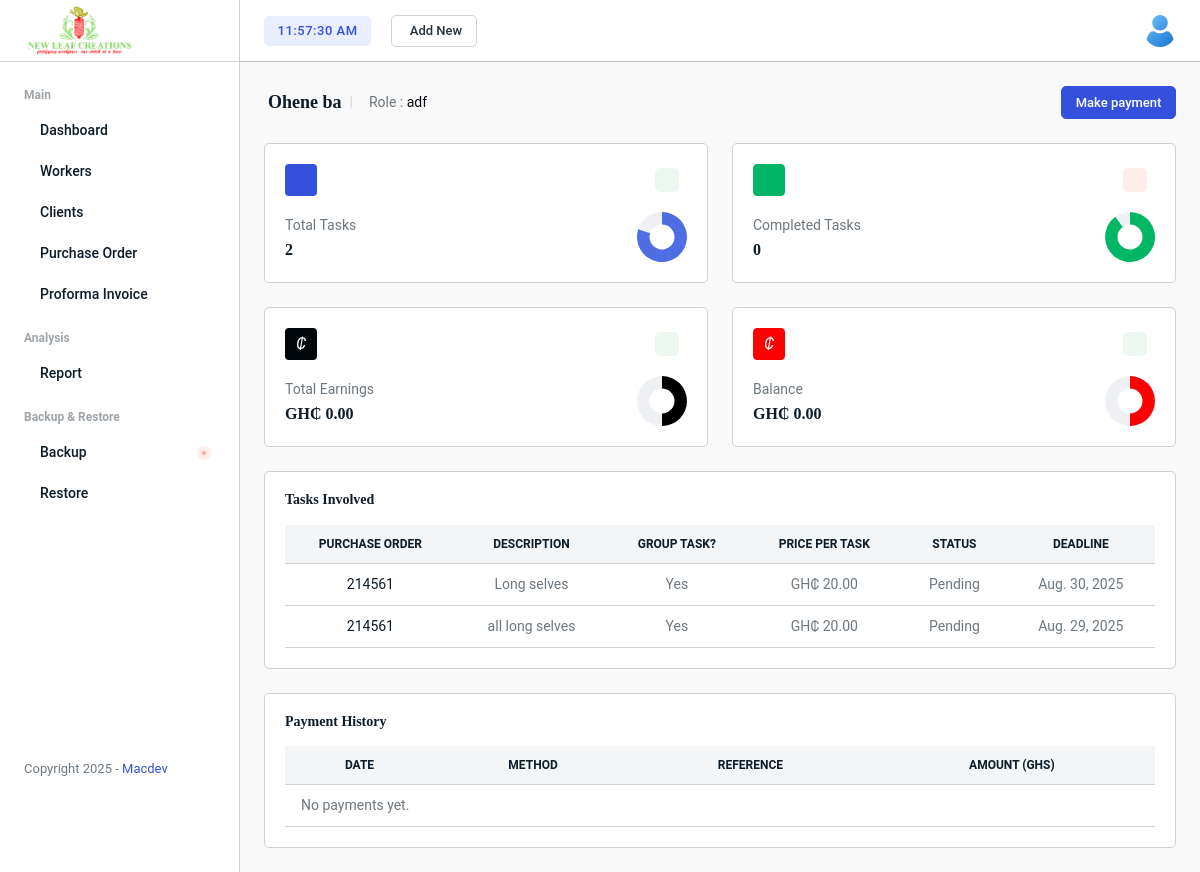
The page /workers/profile/15/ on the database as committed earlier.
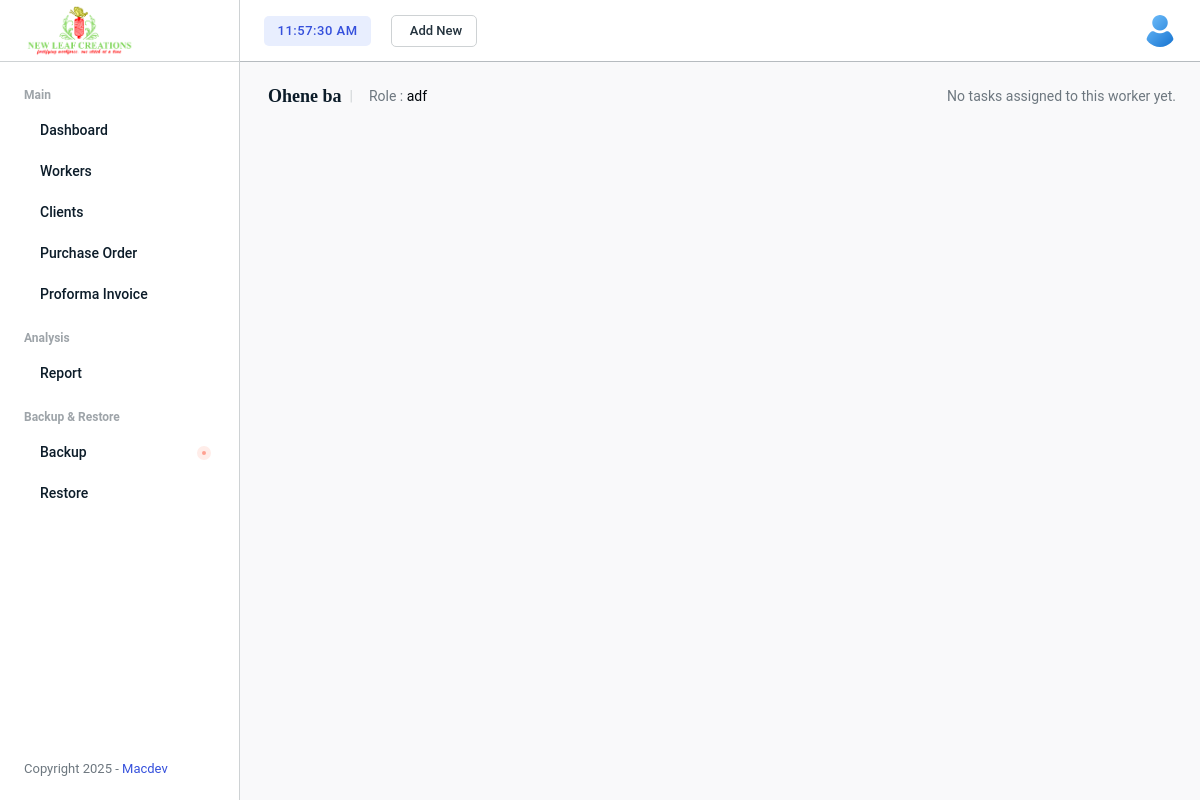
The same page on the database as committed later.
### workers/models.py (models this page shows, shortened)
class Worker(models.Model):
    name = models.CharField(max_length=100)
    phone = models.CharField(max_length=20, null=True)
    email = models.EmailField(blank=True)
    gender = models.CharField(max_length=10, choices=[('Male', 'Male'), ('Female', 'Female')], null=True)
    role = models.CharField(max_length=100, null=True)
    address = models.TextField(null=True)
    photo = models.ImageField(upload_to='img/users/', null=True, blank=True)
    is_active = models.BooleanField(default=True)
    registered_on = models.DateTimeField(auto_now_add=True, null=True)

### managementSystem/models.py (models this page shows, shortened)
class TaskAssignment(models.Model):
    order_item = models.ForeignKey(OrderItem, on_delete=models.CASCADE)
    workers = models.ManyToManyField(Worker)
    deadline = models.DateField()
    is_group_task = models.BooleanField(default=True)
    price_per_task = models.DecimalField(max_digits=10, decimal_places=2)  # user-defined price per task
    status = models.CharField(max_length=20, default='Assigned')

class OrderItem(models.Model):
    po = models.ForeignKey(PurchaseOrder, related_name='items', on_delete=models.CASCADE)
    order_no = models.CharField(max_length=100, null=True, blank=True)
    size = models.CharField(max_length=50, null=True, blank=True)
    color = models.CharField(max_length=50, null=True, blank=True)
    description = models.TextField()
    quantity = models.PositiveIntegerField()
    unit_price = models.DecimalField(max_digits=10, decimal_places=2)
    status = models.CharField(max_length=20, default='Pending')

class PurchaseOrder(models.Model):
    po_number = models.CharField(max_length=100, unique=True)
    client = models.ForeignKey(Client, on_delete=models.CASCADE)
    date = models.DateField()
    due_date = models.DateField()
    status = models.CharField(max_length=20, default='Pending')

### workers/views.py (the view)
# urls.py: path("profile/<int:worker_id>/", views.worker_profile, name="worker_profile"),
def worker_profile(request, worker_id):
    worker = get_object_or_404(Worker, id=worker_id)
    task_assignments = worker.taskassignment_set.select_related("order_item__po").prefetch_related("workers")
    total_tasks = task_assignments.count()
    completed_task = task_assignments.filter(order_item__status="Completed")
    completed_tasks = task_assignments.filter(order_item__status="Completed").count()
    total_earnings = 0
    for task in completed_task:
        if task.is_group_task:
            worker_share = (task.price_per_task * task.order_item.quantity) / task.workers.count() if task.workers.count() > 0 else 0
        else:
            worker_share = task.price_per_task * task.order_item.quantity
        total_earnings += worker_share
    total_paid = worker.payments.aggregate(s=Sum("amount"))["s"] or Decimal("0.00")
    payments = worker.payments.order_by("-payment_date", "-id")
    return render(request, "workers/worker_profile.html", {
        "worker": worker,
        "task_assignments": task_assignments,
        "total_tasks": total_tasks,
        "completed_tasks": completed_tasks,
        "total_earnings": total_earnings,
        "total_paid": total_paid,
        "balance": (total_earnings - total_paid).quantize(Decimal("0.01")),
        'payments': payments
    })

### workers/templates/workers/worker_profile.html (shortened to what this page needs)
{% extends "base.html" %}
{% load static %}
{% block content %}
    <div class="main-wrapper">
        <div class="page-wrapper">
            <div class="content content-two pb-0">
                <div class="d-flex justify-content-between align-items-center mb-4">
                    <div class="d-flex align-items-center">
                        <h4 class="fw-bold">
							<a href="{% url 'workers:worker_list' %}" class="d-flex align-items-center me-2">
								{{ worker.name }}
							</a>
						</h4>
                        <span class="text-gray-1 me-2">|</span>
                        <div class="d-flex align-items-center">
                            <p>Role : <span class="text-dark">{{ worker.role }}</span></p>
                        </div>
                    </div>
                    {% if task_assignments %}
                    <div class="d-flex align-items-center">
                        <button class="btn btn-md btn-primary edit-btn" data-bs-toggle="modal" data-bs-target="#makePayment">Make payment</button>
                    </div>
                </div>
                <div class="row">
                    <div class="col-xxl-3 col-md-6 d-flex">
                        <div class="card flex-fill shadow-none">
                            <div class="card-body">
                                <div class="d-flex align-items-center justify-content-between mb-3">
                                    <div class="bg-primary avatar avatar-md rounded-1 flex-shrink-0">
                                    </div>
                                    <div class="d-flex align-items-center">
                                        <span class="avatar avatar-sm text-success badge bg-transparent-success"> </span>
                                    </div>
                                </div>
                                <div class="d-flex align-items-center justify-content-between">
                                    <div>
                                        <p class="mb-1">Total Tasks</p>
                                        <h5>{{ total_tasks }}</h5>
                                    </div>
                                    <div>
                                    </div>
                                </div>
                            </div>
                        </div>
                    </div>
                    <div class="col-xxl-3 col-md-6 d-flex">
                        <div class="card flex-fill shadow-none">
                            <div class="card-body">
                                <div class="d-flex align-items-center justify-content-between mb-3">
                                    <div class="bg-success avatar avatar-md rounded-1 flex-shrink-0">
                                    </div>
                                    <div class="d-flex align-items-center">
                                        <span class="avatar avatar-sm text-danger badge bg-transparent-danger">
										</span>
                                    </div>
                                </div>
                                <div class="d-flex align-items-center justify-content-between">
                                    <div>
                                        <p class="mb-1">Completed Tasks</p>
                                        <h5>{{ completed_tasks }}</h5>
                                    </div>
                                    <div>
                                    </div>
                                </div>
                            </div>
                        </div>
                    </div>
                    <div class="col-xxl-3 col-md-6 d-flex">
                        <div class="card flex-fill shadow-none">
                            <div class="card-body">
                                <div class="d-flex align-items-center justify-content-between mb-3">
                                    <div class="bg-dark avatar avatar-md rounded-1 flex-shrink-0">
                                        <i class="ti ti-currency- text-white fs-16 fw-normal">₵</i>
                                    </div>
                                    <div class="d-flex align-items-center">
                                        <span class="avatar avatar-sm text-success badge bg-transparent-success">
										</span>
                                    </div>
                                </div>
                                <div class="d-flex align-items-center justify-content-between">
                                    <div>
                                        <p class="mb-1">Total Earnings</p>
                                        <h5>GH₵ {{ total_earnings|floatformat:2 }}</h5>
                                    </div>
                                    <div>
                                    </div>
                                </div>
                            </div>
                        </div>
                    </div>
                    <div class="col-xxl-3 col-md-6 d-flex">
                        <div class="card flex-fill shadow-none">
                            <div class="card-body">
                                <div class="d-flex align-items-center justify-content-between mb-3">
                                    <div class="bg-danger avatar avatar-md rounded-1 flex-shrink-0">
                                        <i class="ti ti-currency- text-white fs-16 fw-normal">₵</i>
                                    </div>
                                    <div class="d-flex align-items-center">
                                        <span class="avatar avatar-sm text-success badge bg-transparent-success">
										</span>
                                    </div>
                                </div>
                                <div class="d-flex align-items-center justify-content-between">
                                    <div>
                                        <p class="mb-1">Balance</p>
                                        <h5>GH₵ {{ balance }}</h5>
                                    </div>
                                    <div>
                                    </div>
                                </div>
                            </div>
                        </div>
                    </div>
                </div>
                <div class="row">
                    <div class="col-xl-12">
                        <div class="card">
                            <div class="card-body">
                                <div class="d-flex align-items-center justify-content-between mb-3">
                                    <h6 class="fw-bold">Tasks Involved</h6>
                                </div>
                                <table class="table table-md">
                                    <thead class="thead-light text-uppercase text-center">
                                        <tr>
                                        <th>Purchase Order</th>
                                        <th>Description</th>
                                        <th>Group Task?</th>
                                        <th>Price per Task</th>
                                        <th>Status</th>
                                        <th>Deadline</th>
                                        </tr>
                                    </thead>
                                    <tbody>
                                        {% for task in task_assignments %}
                                        <tr class="text-center">
                                            <td><a href="{% url 'managementSystem:view_po' task.order_item.po.id %}">{{ task.order_item.po.po_number }}</a></td>
                                            <td>{{ task.order_item.description }}</td>
                                            <td>{% if task.is_group_task %} Yes {% else %} No {% endif %}</td>
                                            <td>GH₵ {{ task.price_per_task }}</td>
                                            <td>{{ task.order_item.status }}</td>
                                            <td>{{ task.deadline }}</td>
                                        </tr>
                                        {% empty %}
                                            <tr><td colspan="4">No payments yet.</td></tr>
                                        {% endfor %}
                                    </tbody>
                                </table>
                            </div>
                        </div>
                    </div>
                </div>
                <div class="table-responsive card">
                    <div class="card-body">
                         <div class="d-flex align-items-center justify-content-between mb-3">
                             <h6 class="fw-bold">Payment History</h6>
                        </div>
                        <table class="table table-md">
                            <thead class="thead-light text-uppercase text-center">
                                <tr>
                                <th>Date</th>
                                <th>Method</th>
                                <th>Reference</th>
                                <th>Amount (GHS)</th>
                                </tr>
                            </thead>
                            <tbody>
                                {% for p in payments %}
                                <tr class="text-center">
                                    <td>{{ p.payment_date }}</td>
                                    <td>{{ p.get_method_display }}</td>
                                    <td>{{ p.reference|default:"—" }}</td>
                                    <td>{{ p.amount|floatformat:2 }}</td>
                                </tr>
                                {% empty %}
                                    <tr><td colspan="4">No payments yet.</td></tr>
                                {% endfor %}
                            </tbody>
                        </table>
                    </div>
                </div>
                {% else %}
                    <p>No tasks assigned to this worker yet.</p>
                {% endif %}
            </div>
        </div>
    </div>
{% endblock %}

Rows that differ between the two databases and show on the page:
removed TaskAssignment: order_item.po.po_number "214561", order_item.description "Long selves", is_group_task "Yes", price_per_task "20.00", order_item.status "Pending", deadline "Aug. 30, 2025"
removed TaskAssignment: order_item.po.po_number "214561", order_item.description "all long selves", is_group_task "Yes", price_per_task "20.00", order_item.status "Pending", deadline "Aug. 29, 2025"
Other text that changed with them:
{{ total_tasks }}: "2" → (not shown)
{{ completed_tasks }}: "0" → (not shown)
{{ total_earnings|floatformat:2 }}: "0.00" → (not shown)
{{ balance }}: "0.00" → (not shown)
text no longer shown: "Make payment Total Tasks Completed Tasks ₵ Total Earnings GH₵ ₵ Balance GH₵ Tasks Involved PURCHASE ORDER DESCRIPTION GROUP TASK? PRICE PER TASK STATUS DEADLINE Payment History DATE METHOD REFERENCE AMOUNT (GHS) No payments yet."
text now shown: "No tasks assigned to this worker yet."
